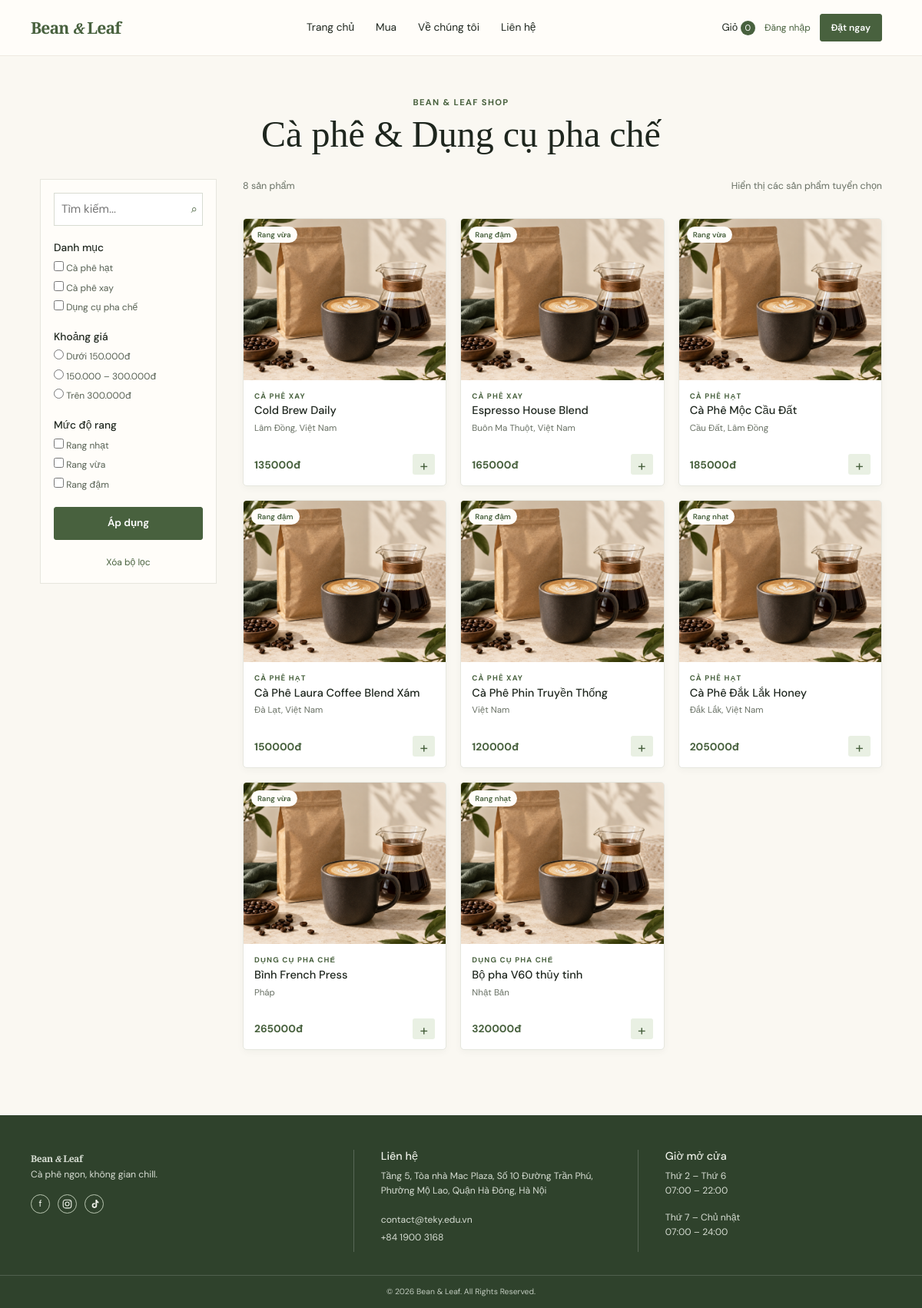
Screenshot of /products/ with the database file from the repository.
### products/models.py (models this page shows, shortened)
class Category(models.Model):
    name = models.CharField(max_length=100)
    slug = models.SlugField(unique=True)
    class Meta:
        verbose_name_plural = 'categories'
        ordering = ['name']

class Product(models.Model):
    ROAST_CHOICES = [('light', 'Rang nhạt'), ('medium', 'Rang vừa'), ('dark', 'Rang đậm')]
    category = models.ForeignKey(Category, on_delete=models.PROTECT, related_name='products')
    name = models.CharField(max_length=180)
    slug = models.SlugField(unique=True)
    description = models.TextField()
    price = models.PositiveIntegerField(help_text='Giá VND')
    image = models.ImageField(upload_to='products/', blank=True)
    roast_level = models.CharField(max_length=10, choices=ROAST_CHOICES, default='medium')
    origin = models.CharField(max_length=120, blank=True)
    stock = models.PositiveIntegerField(default=20)
    is_featured = models.BooleanField(default=False)
    is_active = models.BooleanField(default=True)
    created_at = models.DateTimeField(auto_now_add=True)
    class Meta:
        ordering = ['-is_featured', '-created_at']
        indexes = [
            models.Index(fields=['is_active', 'category'], name='product_active_category_idx'),
            models.Index(fields=['is_active', 'roast_level'], name='product_active_roast_idx'),
        ]
    def get_absolute_url(self):
        return reverse('products:detail', args=[self.slug])

### products/views.py (the view)
# urls.py: urlpatterns = [path('', views.ProductListView.as_view(), name='list'), path('<slug:slug>/', views.ProductDetailView.as_view(), name='detail')]
class ProductListView(ListView):
    template_name = 'products/product_list.html'
    context_object_name = 'products'
    paginate_by = 9
    def get_queryset(self):
        return get_filtered_products(self.request.GET)
    def get_context_data(self, **kwargs):
        context = super().get_context_data(**kwargs)
        context['categories'] = Category.objects.all()
        context['roasts'] = Product.ROAST_CHOICES
        context['selected_categories'] = self.request.GET.getlist('category')
        context['selected_roasts'] = self.request.GET.getlist('roast')
        query_params = self.request.GET.copy()
        query_params.pop('page', None)
        for key, page in (
            ('previous_page_url', context['page_obj'].previous_page_number() if context['page_obj'].has_previous() else None),
            ('next_page_url', context['page_obj'].next_page_number() if context['page_obj'].has_next() else None),
        ):
            if page is not None:
                page_params = query_params.copy()
                page_params['page'] = page
                context[key] = f'?{page_params.urlencode()}'
        return context

### cart/services.py (called while the page is built)
def get_cart(session): return session.get(SESSION_KEY, {})

def cart_count(session): return sum(get_cart(session).values())

### core/context_processors.py (called while the page is built)
def cart(request):
    return {'cart_count': cart_count(request.session)}

### products/selectors.py (called while the page is built)
def get_filtered_products(params):
    products = Product.objects.select_related('category').filter(is_active=True)
    query = params.get('q', '').strip()
    categories = params.getlist('category')
    roasts = params.getlist('roast')
    price = params.get('price', '')
    if query:
        products = products.filter(Q(name__icontains=query) | Q(description__icontains=query))
    if categories:
        products = products.filter(category__slug__in=categories)
    if roasts:
        products = products.filter(roast_level__in=roasts)
    if price == 'under-150':
        products = products.filter(price__lt=150000)
    elif price == '150-300':
        products = products.filter(price__range=(150000, 300000))
    elif price == 'over-300':
        products = products.filter(price__gt=300000)
    return products

### templates/products/product_list.html (shortened to what this page needs)
{% extends 'base.html' %}
{% block content %}
<section class="catalog-page">
    <div class="container">
        <div class="page-heading">
            <p class="eyebrow">Bean &amp; Leaf shop</p>
            <h1>Cà phê &amp; Dụng cụ pha chế</h1>
        </div>
        <div class="shop-layout">
            <aside class="filters">
                <form method="get">
                    <div class="filter-search">
                        <input name="q" value="{{ request.GET.q }}"
                               placeholder="Tìm kiếm...">
                        <button type="submit">⌕</button>
                    </div>
                    <div class="filter-group">
                        <h3>Danh mục</h3>
                        {% for category in categories %}
                        <label>
                            <input type="checkbox" name="category"
                                   value="{{ category.slug }}"
                                   {% if category.slug in selected_categories %}checked{% endif %}>
                            {{ category.name }}
                        </label>
                        {% endfor %}
                    </div>
                    <div class="filter-group">
                        <h3>Khoảng giá</h3>
                        <label>
                            <input type="radio" name="price" value="under-150"
                                   {% if request.GET.price == 'under-150' %}checked{% endif %}>
                            Dưới 150.000đ
                        </label>
                        <label>
                            <input type="radio" name="price" value="150-300"
                                   {% if request.GET.price == '150-300' %}checked{% endif %}>
                            150.000 – 300.000đ
                        </label>
                        <label>
                            <input type="radio" name="price" value="over-300"
                                   {% if request.GET.price == 'over-300' %}checked{% endif %}>
                            Trên 300.000đ
                        </label>
                    </div>
                    <div class="filter-group">
                        <h3>Mức độ rang</h3>
                        {% for value, label in roasts %}
                        <label>
                            <input type="checkbox" name="roast"
                                   value="{{ value }}"
                                   {% if value in selected_roasts %}checked{% endif %}>
                            {{ label }}
                        </label>
                        {% endfor %}
                    </div>
                    <button class="button full" type="submit">
                        Áp dụng
                    </button>
                    <a class="clear-filters" href="{% url 'products:list' %}">
                        Xóa bộ lọc
                    </a>
                </form>
            </aside>
            <div class="products-area">
                <div class="catalog-top">
                    <p>{{ page_obj.paginator.count }} sản phẩm</p>
                    <span>Hiển thị các sản phẩm tuyển chọn</span>
                </div>
                <div class="catalog-grid">
                    {% for product in products %}
                        {% include 'partials/product_card.html' %}
                    {% endfor %}
                </div>
            </div>
        </div>
    </div>
</section>
{% endblock %}

### templates/partials/product_card.html
{% load static %}
<article class="product-card"><a class="product-image" href="{{ product.get_absolute_url }}">{% if product.image %}<img
            src="{{ product.image.url }}" alt="{{ product.name }}">{% else %}<img
            src="{% static 'images/coffee-hero.png' %}" alt="{{ product.name }}">{% endif %}<span class="pill">{{ product.get_roast_level_display }}</span></a>
    <div class="product-body">
        <p class="eyebrow">{{ product.category.name }}</p>
        <h3><a href="{{ product.get_absolute_url }}">{{ product.name }}</a></h3>
        <p class="product-origin">{{ product.origin|default:'Hương vị cân bằng' }}</p>
        <div class="product-bottom"><strong>{{ product.price|stringformat:'d' }}đ</strong>
            {% if product.stock %}
            <form method="post" action="{% url 'cart:add' product.id %}">{% csrf_token %}<input type="hidden"
                    name="next" value="{{ request.get_full_path }}"><button aria-label="Thêm {{ product.name }}"
                    class="add-button">+</button></form>
            {% else %}<span class="product-out-of-stock">Tạm hết hàng</span>{% endif %}
        </div>
    </div>
</article>

### static/css/site.css (style rules this page uses)
:root { --green: #48613e; --deep: #2f422c; --cream: #faf8f2; --tan: #ebe5d7; --ink: #1e261e; --muted: #687064; --line: #d8dcd2; --shadow: 0 12px 32px rgba(38, 52, 33, .08) }
* { box-sizing: border-box }
html { scroll-behavior: smooth }
body { margin: 0; background: var(--cream); color: var(--ink); font-family: 'DM Sans', sans-serif; font-size: 15px; line-height: 1.55 }
.container { width: min(1120px, calc(100% - 48px)); margin-inline: auto }
a { color: inherit; text-decoration: none }
h1, h2, h3, p { margin-top: 0 }
h1, h2 { font-family: 'Playfair Display', serif }
h1 { font-size: clamp(2.25rem, 5vw, 4.8rem); line-height: 1.06 }
.nav-cta, .button { display: inline-flex; align-items: center; justify-content: center; border: 1px solid var(--green); background: var(--green); color: #fff; padding: 10px 20px; border-radius: 3px; font-size: .84rem; font-weight: 600; cursor: pointer; transition: .2s }
.full { width: 100% }
.eyebrow { font-size: .7rem; letter-spacing: .12em; text-transform: uppercase; color: var(--green); font-weight: 700; margin-bottom: 8px }
.catalog-grid { display: grid; grid-template-columns: repeat(4, 1fr); gap: 18px }
.product-card { background: #fff; border: 1px solid #e6e7df; border-radius: 5px; overflow: hidden; box-shadow: 0 3px 10px rgba(30, 45, 25, .04); display: flex; flex-direction: column }
.product-image { height: 210px; display: block; position: relative; background: #eee9dc; overflow: hidden }
.product-image img { width: 100%; height: 100%; object-fit: cover; transition: transform .35s }
.pill { position: absolute; top: 10px; left: 10px; border-radius: 20px; padding: 3px 8px; background: #fffdf9; color: var(--green); font-size: .61rem; font-weight: 600 }
.product-body { padding: 14px 14px 12px }
.product-body .eyebrow { font-size: .6rem; margin-bottom: 3px }
.product-body h3 { font-size: .91rem; line-height: 1.3; margin-bottom: 4px }
.product-origin { font-size: .72rem; color: var(--muted); min-height: 33px; margin-bottom: 9px }
.product-bottom { display: flex; align-items: center; justify-content: space-between; color: var(--green); font-size: .86rem }
.add-button { border: 0; background: #e9f0e3; color: var(--green); border-radius: 3px; width: 29px; height: 27px; font-size: 1.2rem; cursor: pointer }
.catalog-page, .cart-page, .checkout-page, .detail-page, .content-page { padding: 52px 0 85px; min-height: 62vh }
.page-heading { text-align: center; margin-bottom: 32px }
.page-heading h1 { font-size: clamp(2rem, 4vw, 3rem); margin-bottom: 0 }
.shop-layout { display: grid; grid-template-columns: 230px 1fr; gap: 34px }
.filters { background: #fffdf9; border: 1px solid #e7e6de; padding: 17px; height: max-content }
.filters form { display: grid; gap: 20px }
.filter-search { display: flex; border: 1px solid var(--line) }
.filter-search input { border: 0; min-width: 0; width: 100%; padding: 9px; font-family: inherit }
.filter-search button { border: 0; background: #fff; color: var(--green) }
.filter-group { display: grid; gap: 7px }
.filter-group h3 { font-size: .86rem; margin: 0 0 2px }
.filter-group label { font-size: .75rem; color: #566053 }
.filter-group input { accent-color: var(--green) }
.clear-filters { text-align: center; color: var(--green); font-size: .75rem }
.catalog-top { display: flex; justify-content: space-between; margin-bottom: 15px; font-size: .78rem; color: var(--muted) }
.products-area .catalog-grid { grid-template-columns: repeat(3, 1fr) }

### static/css/enhancements.css (style rules this page uses)
.product-card { transition: transform .25s ease, box-shadow .25s ease }
.button, .nav-cta, .add-button { transition: transform .2s ease, background .2s ease, box-shadow .2s ease }

### rows the page displays
Category: name "Cà phê hạt"
Category: name "Cà phê xay"
Category: name "Dụng cụ pha chế"
Product: roast_level "Rang vừa", category.name "CÀ PHÊ XAY", name "Cold Brew Daily", origin "Lâm Đồng, Việt Nam", price "135000"
Product: roast_level "Rang đậm", category.name "CÀ PHÊ XAY", name "Espresso House Blend", origin "Buôn Ma Thuột, Việt Nam", price "165000"
Product: roast_level "Rang vừa", category.name "CÀ PHÊ HẠT", name "Cà Phê Mộc Cầu Đất", origin "Cầu Đất, Lâm Đồng", price "185000"
Product: roast_level "Rang đậm", category.name "CÀ PHÊ HẠT", name "Cà Phê Laura Coffee Blend Xám", origin "Đà Lạt, Việt Nam", price "150000"
Product: roast_level "Rang đậm", category.name "CÀ PHÊ XAY", name "Cà Phê Phin Truyền Thống", origin "Việt Nam", price "120000"
Product: roast_level "Rang nhạt", category.name "CÀ PHÊ HẠT", name "Cà Phê Đắk Lắk Honey", origin "Đắk Lắk, Việt Nam", price "205000"
Product: roast_level "Rang vừa", category.name "DỤNG CỤ PHA CHẾ", name "Bình French Press", origin "Pháp", price "265000"
Product: roast_level "Rang nhạt", category.name "DỤNG CỤ PHA CHẾ", name "Bộ pha V60 thủy tinh", origin "Nhật Bản", price "320000"

### other values shown
{{ cart_count }} "0"
{{ label }} "Rang nhạt" "Rang vừa" "Rang đậm"
{{ page_obj.paginator.count }} "8"
